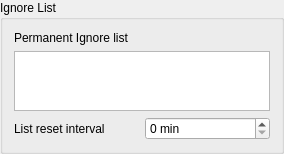
        <widget class="QGroupBox" name="groupBox_13">
         <property name="title">
          <string>Ignore List</string>
         </property>
         <layout class="QGridLayout" name="gridLayout_17">
          <item row="2" column="1">
           <widget class="QSpinBox" name="sb_ignoreListReset">
            <property name="suffix">
             <string> min</string>
            </property>
            <property name="maximum">
             <number>999</number>
            </property>
           </widget>
          </item>
          <item row="2" column="0">
           <widget class="QLabel" name="label_21">
            <property name="text">
             <string>List reset interval </string>
            </property>
           </widget>
          </item>
          <item row="1" column="0" colspan="2">
           <widget class="QTextEdit" name="te_permIgnoreList">
            <property name="sizePolicy">
             <sizepolicy hsizetype="Expanding" vsizetype="Minimum">
              <horstretch>0</horstretch>
              <verstretch>0</verstretch>
             </sizepolicy>
            </property>
            <property name="maximumSize">
             <size>
              <width>16777215</width>
              <height>60</height>
             </size>
            </property>
            <property name="toolTip">
             <string>&lt;html&gt;&lt;head/&gt;&lt;body&gt;&lt;p&gt;These callsigns will be copied to the Ignore List on startup.&lt;/p&gt;&lt;/body&gt;&lt;/html&gt;</string>
            </property>
           </widget>
          </item>
          <item row="0" column="0" colspan="2">
           <widget class="QLabel" name="label_20">
            <property name="text">
             <string>Permanent Ignore list</string>
            </property>
           </widget>
          </item>
         </layout>
        </widget>
